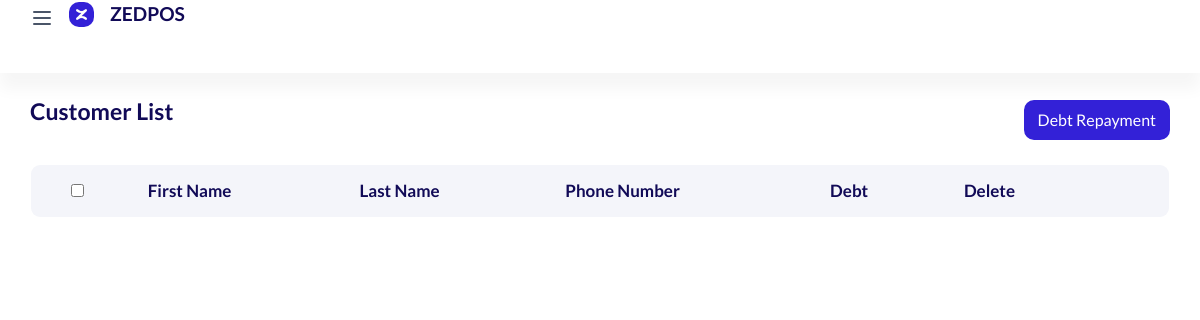
/customers/ (signed in), run on an earlier commit of the app's database.
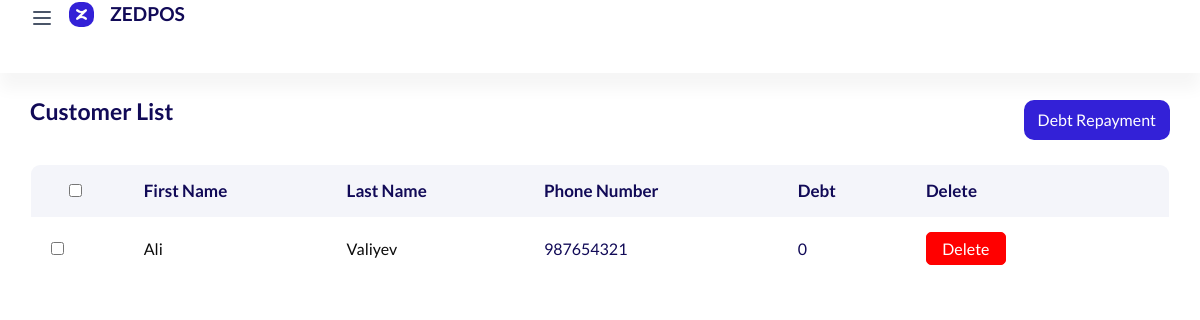
And on a later commit of the database.
### clients/models.py (models this page shows, shortened)
class Client(models.Model):
    first_name = models.CharField(("First name"), max_length=50)
    last_name = models.CharField(("Last name"), max_length=50)
    p_num = models.CharField(("Phone number"), max_length=20)
    debt = models.IntegerField(("Debt"), null=True, blank=True, default=0)
    count = models.IntegerField(null=True)
    sale = models.IntegerField(null=True)
    user = models.ForeignKey(CustomUser, on_delete=models.SET_NULL, null=True)

### clients/views.py (the view)
# urls.py: path('customers/', clients_list, name="customers"),
@login_required(login_url='/accounts/login/')
def clients_list(request):
    data = {
        "customers": Client.objects.filter(user=request.user),
    }
    return render(request, 'people/page-list-customers.html', data)

### templates/people/page-list-customers.html (shortened to what the changed rows need)
<!doctype html>
{% load static %}
<html lang="en">
  <head>
      <link rel="stylesheet" href="{% static 'assets/css/backend-plugin.min.css' %}">
      <link rel="stylesheet" href="{% static 'assets/css/backend.css' %}">
      <link rel="stylesheet" href="{% static 'assets/css/css.css' %}">
      <link rel="stylesheet" href="{% static 'assets/vendor/@fortawesome/fontawesome-free/css/all.min.css' %}">
      <link rel="stylesheet" href="{% static 'assets/vendor/line-awesome/dist/line-awesome/css/line-awesome.min.css' %}">
      <link rel="stylesheet" href="{% static 'assets/vendor/remixicon/fonts/remixicon.css' %}">  </head>
  <body class="  ">
    <div class="wrapper">
      <div class="content-page">
     <div class="container-fluid">
        <div class="row">
            <div class="col-lg-12">
                <div class="table-responsive rounded mb-3">
                <table class="data-table table mb-0 tbl-server-info">
                    <thead class="bg-white text-uppercase">
                        <tr class="ligth ligth-data">
                            <th>
                                <div class="checkbox d-inline-block">
                                    <input type="checkbox" class="checkbox-input" id="checkbox1">
                                </div>
                            </th>
                            <th>First Name</th>
                            <th>Last Name</th>
                            <th>Phone number</th>
                            <th>Debt</th>
                            <th>Delete</th>
                            <th></th>
                        </tr>
                    </thead>
                    <a class="ligth-body">
                    {% for p in customers %}
                        <tr>
                            <td>
                                <div class="checkbox d-inline-block">
                                    <input type="checkbox" class="checkbox-input" id="checkbox2">
                                </div>
                            </td>
                            <td>
                                <div class="d-flex align-items-center">
                                    <div>
                                        <a style="color: #0b0b0b" href="/customer/{{ p.id }}/">{{ p.first_name }}</a>
                                    </div>
                                </div>
                            </td>
                            <td class="filter"><a style="color: #0b0b0b" href="/customer/{{ p.id }}/">{{ p.last_name }}</a></td>
                            <td>{{ p.p_num }}</td>
                            <td>{{ p.debt }}</td>
                            <form method="post" action="/customer-delete/{{p.id}}/">{% csrf_token %}
                                <td>
                                    <button class="archive-btn" style="width: 80px; border: 1px solid red">Delete</button>
                                </td>
                            </form>
                        </tr>
                        </a>
                    {% endfor %}
                </table>
                </div>
            </div>
        </div>
    </div>
  </body>
</html>

What changed in the data, as far as the page shows it:
added Client: first_name "Ali", last_name "Valiyev", p_num "987654321", debt "0"
